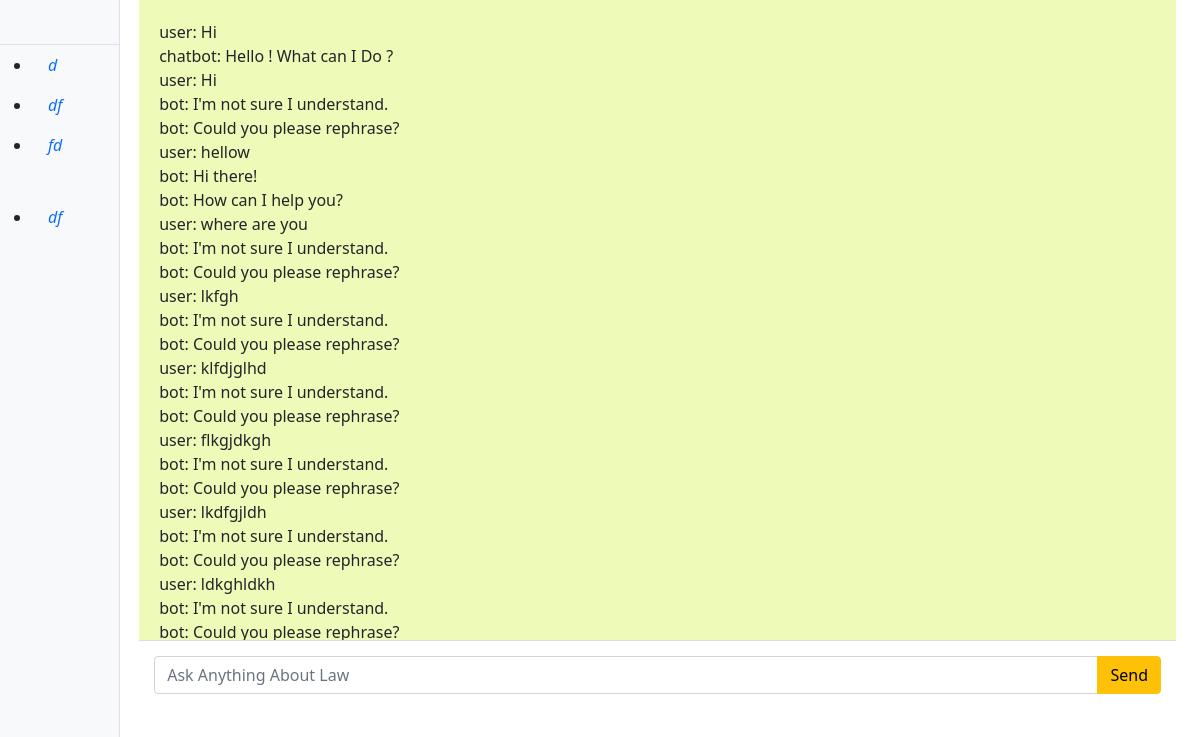
The page /Qlaws/test2/ on the database its author committed.
### firstapp/models.py (models this page shows, shortened)
class ChatMessage(models.Model):
    sender = models.CharField(max_length=10, choices=[('user', 'User'), ('chatbot', 'ChatBot')])
    message = models.TextField()
    timestamp = models.DateTimeField(auto_now_add=True)
    class Meta:
        ordering = ['timestamp'] # Ensure messages are displayed in chronological order

### firstapp/views.py (the view, shortened to what this page needs)
# urls.py: path('', views.comming_soon, name='chatbot'),
def chatbot(request):
    if request.method == 'GET':
        messages = ChatMessage.objects.all() #Get all messages
        form = ChatForm()
        return render(request, 'chatbt/chatbot3.html', {'messages': messages,'form': form, })

### firstapp/forms.py (shortened to what this page needs)
class ChatForm(forms.Form):
    message = forms.CharField(label='Your Message', max_length=1000, widget=forms.TextInput(attrs={
        'class': 'form-control',
        'placeholder': "Ask Anything About Law",
        'aria-label': "Your message",
        'aria-describedby': "button-addon2"
    }))
    def __init__(self, *args, **kwargs):
        super().__init__(*args, **kwargs)

### templates/chatbt/chatbot3.html (shortened to what this page needs)
<!DOCTYPE html>
<html lang="en">
<head>
    <link href="https://cdn.jsdelivr.net/npm/bootstrap@5.3.0/dist/css/bootstrap.min.css" rel="stylesheet">
    <link href="https://cdn.jsdelivr.net/npm/bootstrap@5.0.2/dist/css/bootstrap.min.css" rel="stylesheet">
    <link rel="stylesheet" href="https://cdnjs.cloudflare.com/ajax/libs/font-awesome/6.7.2/css/all.min.css">
</head>
<body class="container-fluid">
    <div>
    <div class="sidebar sidebar-narrow border-end">
        <div class="sidebar-header border-bottom">
          <div class="sidebar-brand">
            </div>
        </div>
        <ul class="sidebar-nav">
          <li class="nav-item">
            <a class="nav-link" href="#">
              <i class="nav-icon cil-speedometer">d</i>
            </a>
          </li>
          <li class="nav-item">
            <a class="nav-link" href="#">
              <i class="nav-icon cil-speedometer">df</i>
            </a>
          </li>
          <li class="nav-item">
            <a class="nav-link" href="https://coreui.io">
              <i class="nav-icon cil-cloud-download">fd</i>
          </li>
          <li class="nav-item">
            <a class="nav-link" href="https://coreui.io/pro/">
              <i class="nav-icon cil-layers">df</i>
            </a>
          </li>
        </ul>
      </div>
    </div>
    <div class="second-side">
        <div class="chat-container" class="input-group">
            <div id="chat-log" >
                {% for message in messages %}
                    <div>{{ message.sender }}: {{ message.message }}</div>
                {% endfor %}
            </div>
            </div>
            <div class="chat-input">
                <form method="post" id="chat-form">
                    <div class="input-group">
                        {{ form.message }}
                        <button class="btn btn-warning" type="submit">Send</button>
                    </div>
                </form>
            </div>
    </div>
</body>
</html>

### templates/chatbt/chatbot3.html (style rules this page uses)
.second-side { margin-left: 10%; }
.chat-container { height: 80vh; overflow-y: auto; background: hwb(71 72% 2%); padding: 20px; }
.chat-input { padding: 15px; border-top: 1px solid #ddd; }
.sidebar { height: 100vh; width: 10%; position: fixed; top: 0; left: 0; background-color: #f8f9fa; padding-top: 20px; }

### rows shown on the page
ChatMessage: sender "user", message "Hi"
ChatMessage: sender "chatbot", message "Hello ! What can I Do ?"
ChatMessage: sender "user", message "Hi"
ChatMessage: sender "bot", message "I'm not sure I understand."
ChatMessage: sender "bot", message "Could you please rephrase?"
ChatMessage: sender "user", message "hellow"
ChatMessage: sender "bot", message "Hi there!"
ChatMessage: sender "bot", message "How can I help you?"
ChatMessage: sender "user", message "where are you"
ChatMessage: sender "bot", message "I'm not sure I understand."
ChatMessage: sender "bot", message "Could you please rephrase?"
ChatMessage: sender "user", message "lkfgh"
ChatMessage: sender "bot", message "I'm not sure I understand."
ChatMessage: sender "bot", message "Could you please rephrase?"
ChatMessage: sender "user", message "klfdjglhd"
ChatMessage: sender "bot", message "I'm not sure I understand."
ChatMessage: sender "bot", message "Could you please rephrase?"
ChatMessage: sender "user", message "flkgjdkgh"
ChatMessage: sender "bot", message "I'm not sure I understand."
ChatMessage: sender "bot", message "Could you please rephrase?"
ChatMessage: sender "user", message "lkdfgjldh"
ChatMessage: sender "bot", message "I'm not sure I understand."
ChatMessage: sender "bot", message "Could you please rephrase?"
ChatMessage: sender "user", message "ldkghldkh"
ChatMessage: sender "bot", message "I'm not sure I understand."
ChatMessage: sender "bot", message "Could you please rephrase?"
